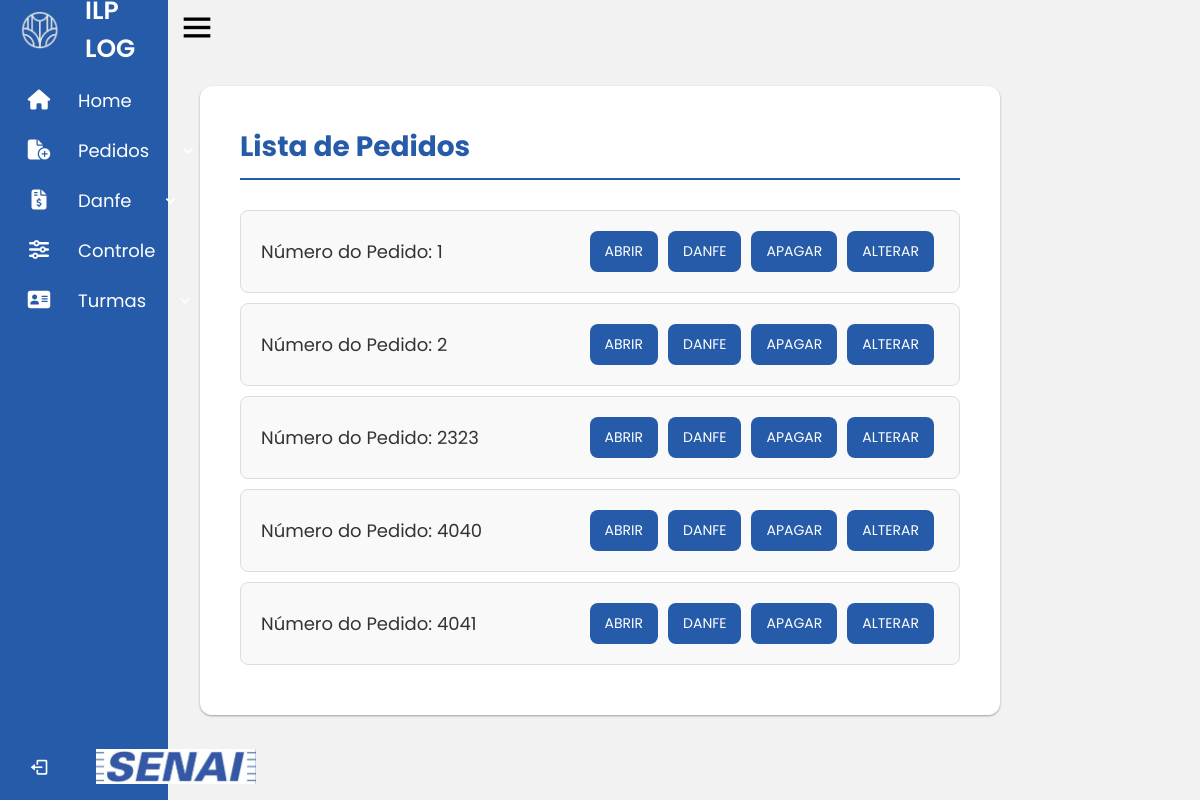
The app's page /SENAI_LOGISTICA/homeProf/itens/meuspedidos.php with its own data.
### tables this page shows
CREATE TABLE `pedidos` (
  `pedido` varchar(255) NOT NULL,
  `data_entrega` date DEFAULT NULL,
  `data_pedido` date DEFAULT NULL,
  `observacoes` text
);

### SENAI_LOGISTICA/homeProf/itens/meuspedidos.php (the view, shortened to what this page needs)
<!DOCTYPE html>
<html lang='pt-br'>
<head>
    <link href='https://unpkg.com/boxicons@2.1.4/css/boxicons.min.css' rel='stylesheet'>
    <link rel="stylesheet" href="https://cdnjs.cloudflare.com/ajax/libs/font-awesome/6.5.2/css/all.min.css">
</head>
<body>
    <div class="container">
        <div class="header">
        <h1>Lista de Pedidos</h1>
    </div>
        <?php
        include "../../sidebarPROF.php";
        $servername = "localhost";
        $username = "root";
        $password = "root";
        $dbname = "senai";
        $conn = new mysqli($servername, $username, $password, $dbname);
        $sql_pedidos = "SELECT DISTINCT pedidos.pedido
                        FROM pedidos
                        JOIN produtos ON pedidos.pedido = produtos.pedidob";
        $result_pedidos = $conn->query($sql_pedidos);
        if ($result_pedidos) {
            if ($result_pedidos->num_rows > 0) {
                echo "<ul class='pedido-list'>";
                while($row_pedidos = $result_pedidos->fetch_assoc()) {
                    if (isset($row_pedidos["pedido"])) {
                        $pedido = $row_pedidos["pedido"];
                        echo "<li class='pedido-item'>";
                        echo "<div class='pedido-info'>";
                        echo "<span class='pedido-idpedido'>Número do Pedido: " . $pedido . "</span>";
                        echo "</div>";
                        echo "<div class='pedido-buttons'>";
                        echo "<form action='' method='GET'>";
                        echo "<button class='pedido-submit' type='submit' formaction='buscarpedido.php'>ABRIR</button>";
                        echo "<button class='pedido-submit' type='submit' formaction='danfe.php'>DANFE</button>";
                        echo "</form>";
                        echo "<form action='' method='POST' onsubmit='return confirm(\"Tem certeza?\");'>";
                        echo "<button class='pedido-submit' type='submit' formaction='deletar_pedido.php'>APAGAR</button>";
                        echo "<button class='pedido-submit' type='submit' formaction='editar_pedido.php'>ALTERAR</button>";
                        echo "</form>";
                        echo "</div>";
                        echo "</li>";
                    } else {
                        echo "Dados do pedido não encontrados.";
                    }
                }
                echo "</ul>";
            } else {
                echo "<p style='text-align: center;'>Nenhum pedido encontrado.</p>";
            }
        } else {
            echo "Erro na execução da consulta: " . $conn->error;
        }
        ?>
    </div>
</body>
</html>

### SENAI_LOGISTICA/homeProf/itens/meuspedidos.php (style rules this page uses)
body { font-family: 'Segoe UI', Tahoma, Geneva, Verdana, sans-serif; background-color: #f2f2f2; margin: 0; padding: 20px; display: flex; justify-content: center; align-items: center; min-height: 100vh; }
.container { max-width: 800px; width: 100%; margin: 0 auto; padding: 40px; background: #ffffff; box-shadow: rgba(0, 0, 0, 0.12) 0px 1px 3px, rgba(0, 0, 0, 0.24) 0px 1px 2px; border-radius: 12px; }
.header { display: flex; justify-content: space-between; align-items: center; border-bottom: 2px solid rgb(37, 91, 168); padding-bottom: 10px; margin-bottom: 30px; }
.header h1 { color: rgb(37, 91, 168); font-size: 28px; margin: 0; }
.pedido-list { list-style-type: none; padding: 0; }
.pedido-item { border: 1px solid #ddd; padding: 20px; margin-bottom: 10px; border-radius: 8px; background-color: #f9f9f9; display: flex; justify-content: space-between; align-items: center; }
.pedido-info { font-size: 18px; color: #333; }
.pedido-buttons form { display: inline; }
.pedido-submit { background-color: rgb(37, 91, 168); color: white; border: none; padding: 10px 15px; margin: 0 5px; border-radius: 8px; cursor: pointer; font-size: 14px; transition: background-color 0.3s ease; }

### SENAI_LOGISTICA/sidebarPROF.php (style rules this page uses)
* { font-family: "Poppins", sans-serif; box-sizing: border-box; padding: 0; margin: 0; }

### records on screen
pedidos: pedido "1"
pedidos: pedido "2"
pedidos: pedido "2323"
pedidos: pedido "4040"
pedidos: pedido "4041"
